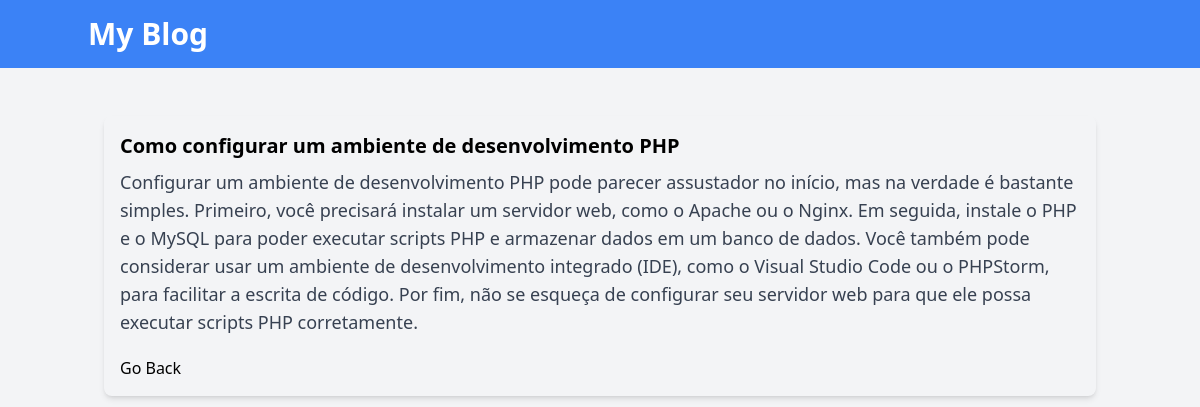
Screenshot of /post.php?id=3 with the database file from the repository.
### tables this page shows
CREATE TABLE posts(
	id INT NOT NULL AUTO_INCREMENT PRIMARY KEY,
    title VARCHAR(255) NOT NULL,
    body TEXT NOT NULL,
    created_at TIMESTAMP DEFAULT CURRENT_TIMESTAMP
);

### database.php (called while the page is built, shortened)
<?php
function connect() {
    $host = 'localhost';
    $port = 'localhost';
    $dbName = 'blog';
    $user = 'root';
    $pw = 'root';
try {
    $pdo = new \PDO("mysql:{$host};port={$port};dbname={$dbName};charset=utf8", $user, $pw);
    $pdo->setAttribute(PDO::ATTR_ERRMODE, PDO::ERRMODE_EXCEPTION);
    $pdo->setAttribute(PDO::ATTR_DEFAULT_FETCH_MODE, PDO::FETCH_OBJ);
    return $pdo;
} catch(PDOException $e) {
    echo "Connection Feiled " . $e->getMessage();
}
}
function singlePost($table, $field, $value) {
    $pdo = connect();
    $sql = "SELECT * FROM {$table} WHERE {$field} = :{$field}";
    $post = $pdo->prepare($sql);
    $post->bindParam($field, $value);
    $post->execute();
    return $post->fetch();
}

### post.php (the view, shortened to what this page needs)
<?php
require 'database.php';
if(isset($_GET['id'])) {
$id = filter_input(INPUT_GET, 'id', FILTER_SANITIZE_NUMBER_INT);
}
$post = singlePost('posts', 'id', $id);
?>
<!DOCTYPE html>
<html lang="en">
<head>
  <script src="https://cdn.tailwindcss.com"></script>
</head>
<body class="bg-gray-100">
  <header class="bg-blue-500 text-white p-4">
    <div class="container mx-auto">
      <h1 class="text-3xl font-semibold">My Blog</h1>
    </div>
  </header>
  <div class="container mx-auto p-4 mt-4">
    <div class="md my-4">
      <div class="rounded-lg shadow-md">
        <div class="p-4">
          <h2 class="text-xl font-semibold"><?= $post->title?></h2>
          <p class="text-gray-700 text-lg mt-2 mb-5"><?=$post->body?></p>
          <a href="index.php">Go Back</a>
        </div>
      </div>
    </div>
  </div>
</body>
</html>

### rows the page displays
posts: title "Como configurar um ambiente de desenvolvimento PHP", body "Configurar um ambiente de desenvolvimento PHP pode parecer assustador no início, mas na verdade é bastante simples. Primeiro, você precisará instalar um servidor web, como o Apache ou o Nginx. Em seguida, instale o PHP e o MySQL para poder executar scripts PHP e armazenar dados em um banco de dados. Você também pode considerar usar um ambiente de desenvolvimento integrado (IDE), como o Visual Studio Code ou o PHPStorm, para facilitar a escrita de código. Por fim, não se esqueça de configurar seu servidor web para que ele possa executar scripts PHP corretamente."
